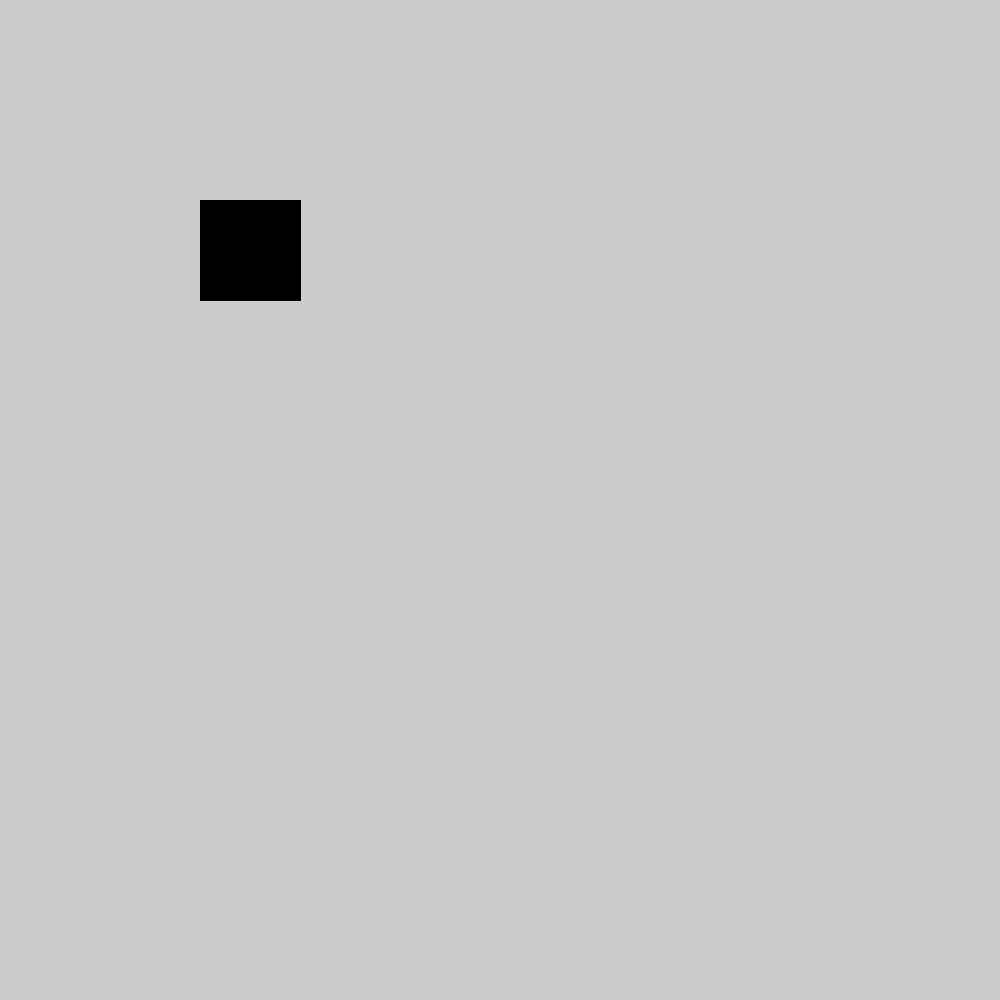
Frame 1 (no input)
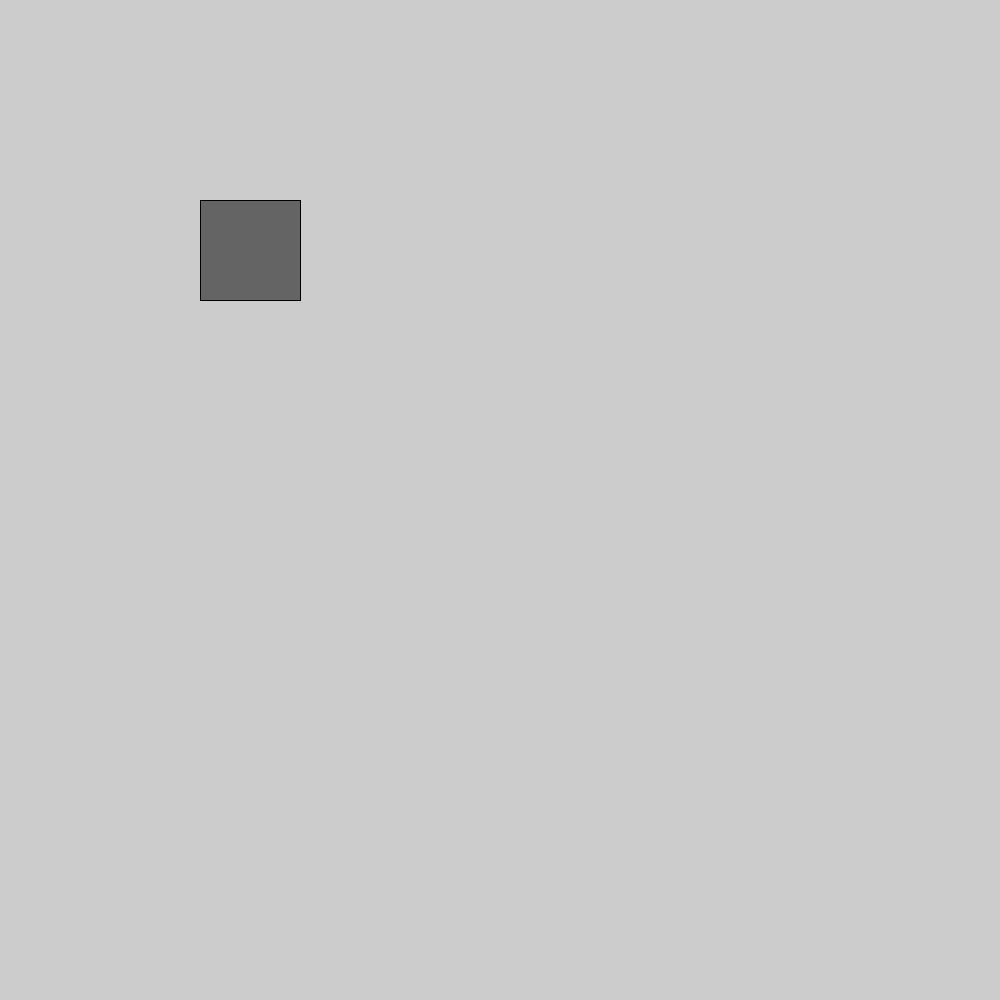
Frame 60 (the mouse pressed at the canvas centre just before this capture)
Frame 120 (the mouse held since frame 60 and released just before this capture): identical to frame 60, image omitted

The Processing sketch that drew these frames (run headless with seeded random() and noise(); from frame 60 on, the mouse is pressed at the canvas centre):

// Processing sketch: sketch_180228a
// ── sketch_180228a.pde
int buttonColor;

void setup(){
size(1000,1000);
}

void  draw(){
  fill(buttonColor);
rect(200, 200, 100, 100);
if (mouseX > 200 && mouseX < 300 &&
    mouseY > 200 && mouseY < 300) {
    buttonColor = color(255, 0, 0);
  } else {
    buttonColor = color(100);
  }

if (mouseX > 200 && mouseX < 300 &&
    mouseY >200 && mouseY < 300) {//hover
    buttonColor = color(255, 0, 0);
    if(mousePressed){//click
         buttonColor = color(random(255), random(255), random(255));
    }
  } else {
    buttonColor = color(100);
  }
}
